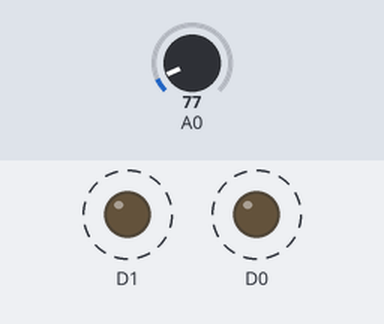
This sketch was run on a simulated ESP8266 (NodeMCU). Shown: output pins drawn as LEDs (lit = HIGH). Dashed ring = blinking. The inputs (shaded band) are chosen by the test bench; at power-on: A0 = 77. What the sketch prints to the serial monitor is not drawn.

Above: at 0.03 s.
Timing chart, 0 to 3.0 s (numbered marks = the images above):
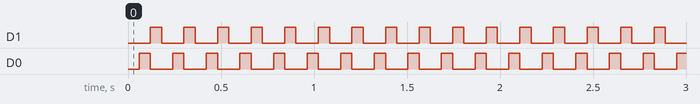

The sketch:

tarefa1.ino
```cpp
#define LDR1 0
#define LDR2 1
#define LM35 2

void setup() {
    Serial.begin(115200);
    pinMode(D0, OUTPUT);
    pinMode(D1, OUTPUT);
}

void loop() {
  Serial.print("LDR1 = ");
  Serial.println(ler(LDR1));
  delay(50);
  Serial.print("LDR2 = ");
  Serial.println(ler(LDR2));
  delay(50);
  Serial.print("LM35 = ");
  Serial.println(ler(LM35));
  delay(50);
}

int ler(int component) {
  switch (component) {
     case 0:
        digitalWrite(D0, LOW);
        digitalWrite(D1, LOW);
        delay(10);
        return analogRead(A0);
        break;
     case 1:
        digitalWrite(D0, HIGH);
        digitalWrite(D1, LOW);
        delay(10);
        return analogRead(A0);
        break;
     default:
        digitalWrite(D0, LOW);
        digitalWrite(D1, HIGH);
        delay(10);
        return analogRead(A0);
        break;
  }
}
```

Measured:
- by itself, D1, D0: alternates HIGH for 0.06 s and LOW for 0.12 s
